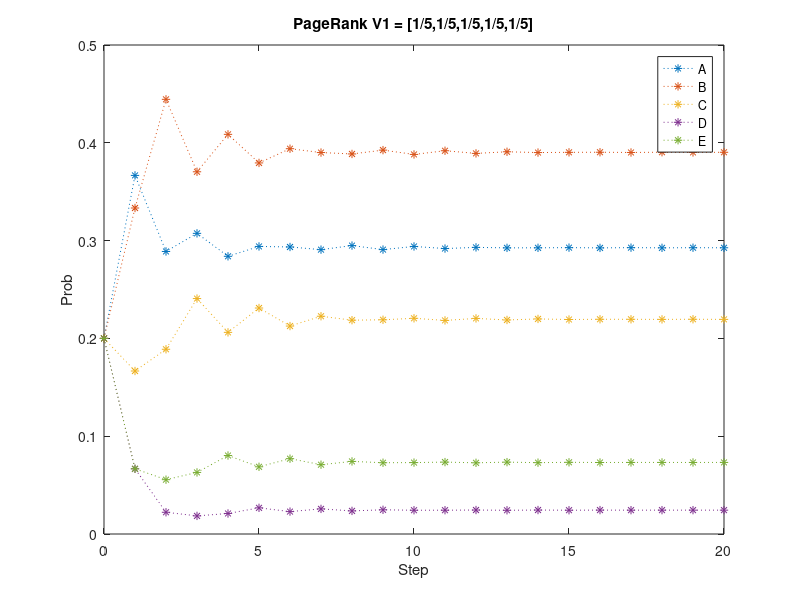
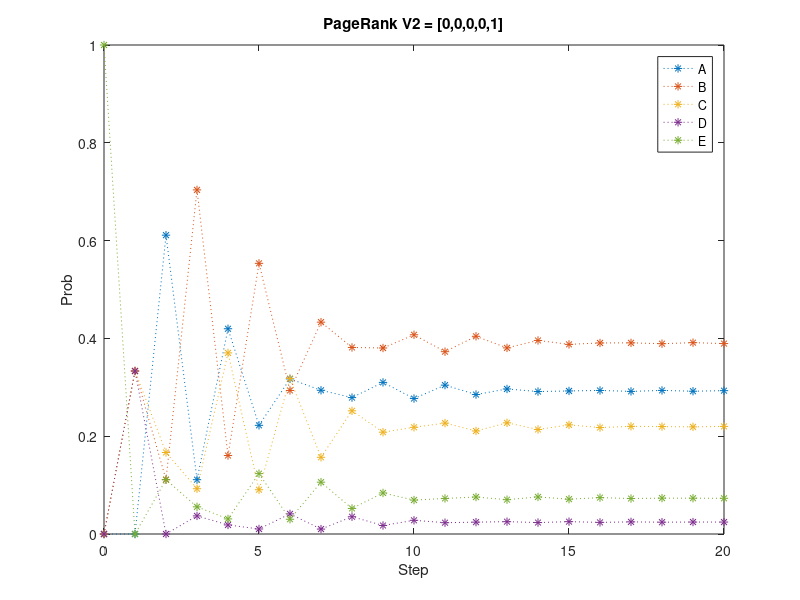

Recreate these plots in MATLAB, in order.
%% Problem 2
 %% Part A
 n=20;
 nv=0:n;
L = [0,1,0,0,0;.5,0,0.5,0,0;1/3,1/3,0,0,1/3;1,0,0,0,0;0,1/3,1/3,1/3,0];
v1 = [.2,.2,.2,.2,.2];
Y(1,:) = v1;
for k=1:n
    Y(k+1,:) = Y(k,:)*L;
end
figure(4)
plot(nv,Y(:,1),'*:',nv,Y(:,2),'*:',nv,Y(:,3),'*:',nv,Y(:,4),'*:',nv,Y(:,5),'*:')
title('PageRank V1 = [1/5,1/5,1/5,1/5,1/5]')
xlabel('Step')
ylabel('Prob')
legend('A','B','C','D','E')
%% Part B 
 n=20;
 nv=0:n;
L = [0,1,0,0,0;.5,0,0.5,0,0;1/3,1/3,0,0,1/3;1,0,0,0,0;0,1/3,1/3,1/3,0];
v1 = [0,0,0,0,1];
Y(1,:) = v1;
for k=1:n
    Y(k+1,:) = Y(k,:)*L;
end
figure(5)
plot(nv,Y(:,1),'*:',nv,Y(:,2),'*:',nv,Y(:,3),'*:',nv,Y(:,4),'*:',nv,Y(:,5),'*:')
title('PageRank V2 = [0,0,0,0,1]')
xlabel('Step')
ylabel('Prob')
legend('A','B','C','D','E')


    
 




   
 

    
     
